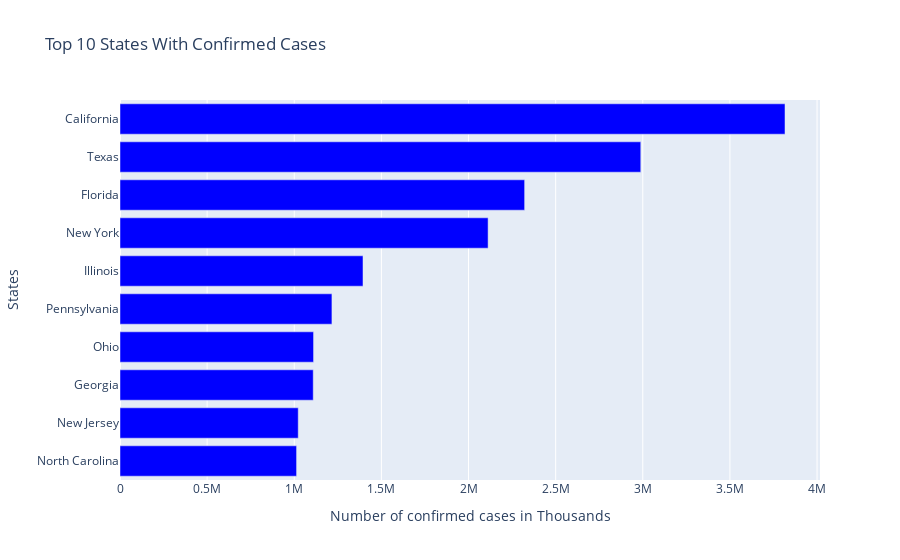

This figure's notebook cell:
### Code cell
top_10_confirmed_states = cases.sort_values('cases', ascending=False)[:10]
horizontal_bar_chart(top_10_confirmed_states,top_10_confirmed_states.cases, top_10_confirmed_states.index,
            'Top 10 States With Confirmed Cases', 'Number of confirmed cases in Thousands','States','blue')

### Figure 1 — Plotly figure (JSON) as saved in the notebook; plotly's stock layout.template omitted (floating-point values rounded to 4 significant figures)
{"data": [{"alignmentgroup": "True", "hovertemplate": "Number of confirmed cases in Thousands=%{x}<br>States=%{y}<extra></extra>", "legendgroup": "", "marker": {"color": "blue", "pattern": {"shape": ""}}, "name": "", "offsetgroup": "", "orientation": "h", "showlegend": false, "textposition": "auto", "type": "bar", "x": [3816045, 2988389, 2321929, 2112307, 1394454, 1216140, 1110700, 1108870, 1022830, 1013290], "xaxis": "x", "y": ["California", "Texas", "Florida", "New York", "Illinois", "Pennsylvania", "Ohio", "Georgia", "New Jersey", "North Carolina"], "yaxis": "y"}], "layout": {"autosize": true, "barmode": "relative", "legend": {"tracegroupgap": 0}, "title": {"text": "Top 10 States With Confirmed Cases"}, "xaxis": {"anchor": "y", "autorange": true, "domain": [0, 1], "range": [0, 4017000.0], "title": {"text": "Number of confirmed cases in Thousands"}, "type": "linear"}, "yaxis": {"anchor": "x", "autorange": true, "categoryorder": "total ascending", "domain": [0, 1], "range": [-0.5, 9.5], "title": {"text": "States"}, "type": "category"}}}
